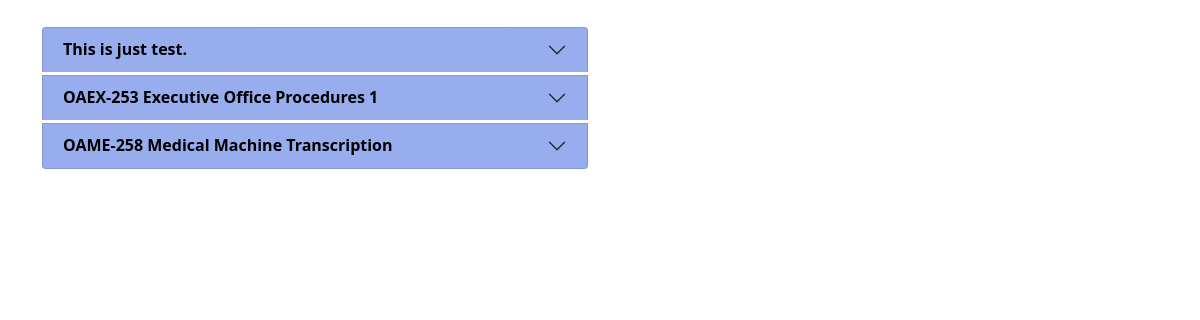
The page /output/index.php on the database its author committed.
### tables this page shows
CREATE TABLE IF NOT EXISTS `course` (
  `course_id` int(10) unsigned NOT NULL AUTO_INCREMENT,
  `course_name` varchar(255) DEFAULT NULL,
  `date_created` datetime DEFAULT NULL,
  `author` varchar(255) DEFAULT NULL,
  `sme` int(10) unsigned DEFAULT NULL,
  `c_title` text DEFAULT NULL,
  `c_footer` text DEFAULT NULL,
  `footer_caption` varchar(255) DEFAULT NULL,
  `c_css` text DEFAULT NULL,
  `c_js` text DEFAULT NULL,
  PRIMARY KEY (`course_id`),
  KEY `FK_course_users` (`sme`),
  CONSTRAINT `FK_course_users` FOREIGN KEY (`sme`) REFERENCES `users` (`user_id`)
);

### admin/db/config/config.php (called while the page is built)
<?php
class config{
    static function configGet($param){
        $data = parse_ini_file('config.ini',true);
        $path = explode('/',$param);
        foreach($path as $code){
            if(array_key_exists($code,$data))
                $data = $data[$code];
            else{
                $data = "Key not found!";
                break;
            }
        }
       return $data;
    }
}

### admin/db/db.php (called while the page is built, shortened)
<?php
   require_once('config/config.php');
    class db{
        private static $_instance = null;
        private $_pdo,
                $_query,
                $_error = false,
                $_results,
                $_counts = 0;
        private function __construct(){
            try{
                $this->_pdo = new PDO('mysql:host='.config::configGet('mysql/dbHost').';dbname='.config::configGet('mysql/dbName'), config::configGet('mysql/dbUser'), config::configGet('mysql/dbPass'));
            }
            catch (PDOException $e) {
                print "Error!: " . $e->getMessage() . "<br/>";
                die();
            }
        }
        public static function getInstance(){
            if(!isset(self::$_instance))
                self::$_instance = new db();
            return self::$_instance;
        }
        public function query($sql,$params=array()){
            if($this->_query = $this->_pdo->prepare($sql)){
                $x = 1;
                if(count($params)){
                    foreach($params as $param){
                        $this->_query->bindValue($x,$param);
                        $x++;
                    }
                }
                if($this->_query->execute()){
                    $this->_results = $this->_query->fetchAll(PDO::FETCH_OBJ);
                }else{
                    $this->_error = true;
                }
            }
            return $this;
        }
        public function getResults(){
            return $this->_results;
        }
    }
?>

### output/index.php (the view, shortened to what this page needs)
<?php require_once('../admin/db/db.php'); ?>
<!DOCTYPE html>
<html lang="en">
<head>
    <link href="https://cdn.jsdelivr.net/npm/bootstrap@5.0.0-beta1/dist/css/bootstrap.min.css" rel="stylesheet">
</head>
<body>
    <div class="container">
        <div class="row">
            <div class="col-md-6 col-sm-8 col-12 mt-4">
                <?php $res = db::getInstance()->query("SELECT * FROM course")->getResults(); ?>
                <div class="accordion" id="accordion-course">
                    <?php foreach($res as $key=>$rec): ?>
                    <div class="accordion-item">
                        <h2 class="accordion-header" id="heading-<?php echo $key; ?>" style="">
                            <button class="accordion-button collapsed" type="button" data-bs-toggle="collapse" data-bs-target="#collapse-<?php echo $key; ?>" aria-expanded="false" aria-controls="collapse-<?php echo $key; ?>">
                                <?php echo $rec->course_name; ?>
                            </button>
                        </h2>
                    </div>
                    <?php endforeach;?>
                </div>
            </div>
        </div>
    </div>
</body>
</html>

### output/index.php (style rules this page uses)
.accordion-button, .accordion-button:focus, .accordion-button:not(.collapsed) { background-color:#97adee; box-shadow:none; margin:3px 0px; color:black; font-size:16px; font-weight:bold; padding: 0.75rem 1.25rem; }

### rows shown on the page
course: course_name "This is just test."
course: course_name "OAEX-253 Executive Office Procedures 1"
course: course_name "OAME-258 Medical Machine Transcription"
